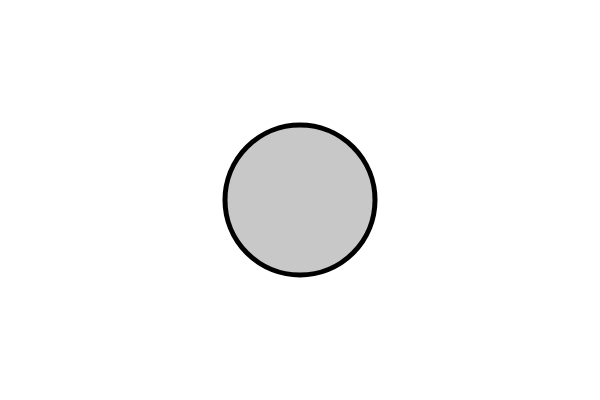
Frame 1 (no input)
Frame 60 (no input): identical to frame 1, image omitted
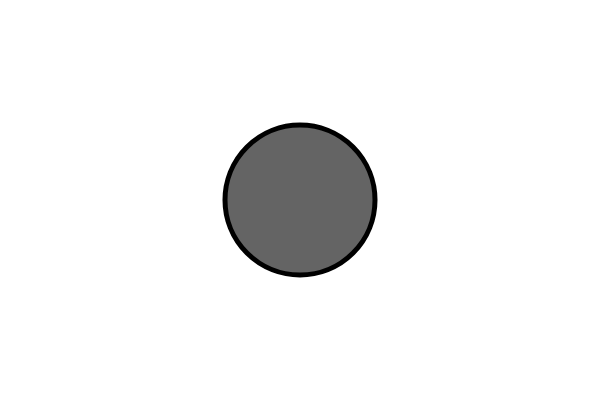
Frame 120 (the mouse pressed at the canvas centre since frame 60)

The p5.js sketch that drew these frames (run headless with seeded random() and noise() and a simulated clock; from frame 60 on, the mouse is pressed at the canvas centre):

// p5.js sketch
// ── sketch.js
// Circular button
// Is the mouse inside the circle? Measure the distance from the mouse
// to the center. If it is less than the radius, we are inside.

let canvasWidth = 600;
let canvasHeight = 400;

let backgroundColor;
let isOverCircle = false;

let radius = 75;

function setup() {
  createCanvas(canvasWidth, canvasHeight);
  backgroundColor = color(255, 255, 255);
}

function draw() {
  background(backgroundColor);

  // the circle sits in the center of the canvas
  let circleX = width / 2;
  let circleY = height / 2;

  // get the distance between the mouse and the center of the circle
  let distance = dist(mouseX, mouseY, circleX, circleY);

  // if the distance is less than the circle's radius, we are inside
  if (distance < radius) {
    isOverCircle = true;
  } else {
    isOverCircle = false;
  }

  // draw the circle
  ellipseMode(CENTER);
  stroke(0);
  strokeWeight(5);

  if (isOverCircle == true) {
    fill(100);
    cursor(HAND);
  } else {
    fill(200);
    cursor(ARROW);
  }

  ellipse(circleX, circleY, radius * 2, radius * 2);
}

function mousePressed() {
  if (isOverCircle == true) {
    backgroundColor = color(random(255), random(255), random(255));
  }
}

// --- canvas size and fullscreen ---
// The Fullscreen button in index.html asks the browser to go fullscreen.
// Whenever the window changes size, fit the canvas to it, and go back
// to the normal size when fullscreen ends.
function windowResized() {
  if (document.fullscreenElement) {
    resizeCanvas(windowWidth, windowHeight);
  } else {
    resizeCanvas(canvasWidth, canvasHeight);
  }
}
